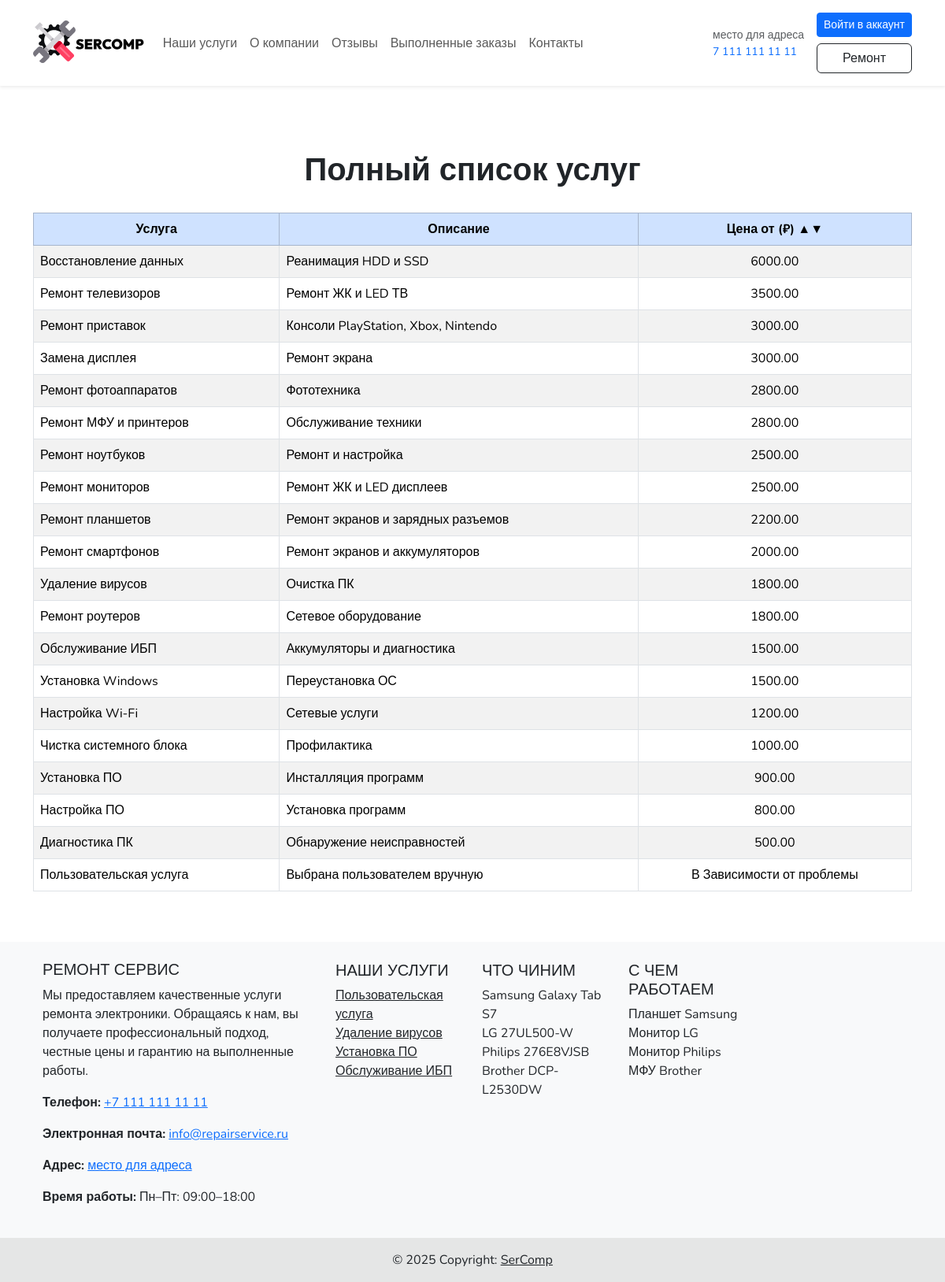
/our-service/service-list.php, run on the app's committed database.
### tables this page shows
CREATE TABLE IF NOT EXISTS `Service` (
  `Id` INT NOT NULL AUTO_INCREMENT,
  `Name` VARCHAR(55) NOT NULL,
  `Price` DECIMAL(10,2) NOT NULL,
  `About` VARCHAR(100) NOT NULL,
  `Short_desc` VARCHAR(255) NOT NULL,
  `Full_desc` TEXT NOT NULL,
  PRIMARY KEY (`Id`)
);

CREATE TABLE IF NOT EXISTS `Model` (
  `Id` INT NOT NULL AUTO_INCREMENT,
  `Name` VARCHAR(55) NOT NULL,
  `Year` YEAR NOT NULL,
  PRIMARY KEY (`Id`)
);

CREATE TABLE IF NOT EXISTS `Device` (
  `Id` INT NOT NULL AUTO_INCREMENT,
  `Name` VARCHAR(55) NOT NULL,
  `Description` TEXT NOT NULL,
  `Model_id` INT DEFAULT NULL,
  `Serial_num` VARCHAR(55) NOT NULL,
  PRIMARY KEY (`Id`),
  KEY `Model_id` (`Model_id`),
  CONSTRAINT `Device_ibfk_1` FOREIGN KEY (`Model_id`) REFERENCES `Model` (`Id`)
);

### our-service/service-list.php (the view, shortened to what this page needs)
<?php include __DIR__ . '/../include/header.php'; ?>
<?php include __DIR__ . '/../include/message.php'; ?>
<body>
<section class="py-5">
  <div class="container">
    <h1 class="text-center section-title">Полный список услуг</h1>
    <div class="table-responsive">
      <table class="table table-striped table-bordered align-middle" id="serviceTable">
        <thead class="table-primary text-center">
          <tr>
            <th style="min-width: 180px;">Услуга</th>
            <th>Описание</th>
            <th id="priceHeader" style="min-width: 120px; cursor: pointer;">Цена от (₽) ▲▼</th>
          </tr>
        </thead>
        <tbody>
          <?php
          try {
              $stmt = $pdo->query("SELECT Name, About, Price FROM Service ORDER BY Price DESC");
              if ($stmt && $stmt->rowCount() > 0) {
                  foreach ($stmt as $row) {
                      echo "<tr>";
                      echo "<td>" . htmlspecialchars($row['Name']) . "</td>";
                      echo "<td>" . htmlspecialchars($row['About']) . "</td>";
                      echo "<td class='text-center'>" .
                          htmlspecialchars($row['Name'] == "Пользовательская услуга" ? "В Зависимости от проблемы" : $row['Price']) .
                          "</td>";
                      echo "</tr>";
                  }
              } else {
                  echo "<tr><td colspan='3' class='text-center'>Услуги не найдены.</td></tr>";
              }
          } catch (PDOException $e) {
              echo "<tr><td colspan='3' class='text-danger text-center'>Ошибка загрузки данных: " . htmlspecialchars($e->getMessage()) . "</td></tr>";
          }
          ?>
        </tbody>
      </table>
    </div>
  </div>
</section>
<?php include __DIR__ . '/../include/footer.php'; ?>

### include/footer.php (shortened to what this page needs)
<?php
$query_services = $pdo->prepare("SELECT Id, Name FROM Service ORDER BY Id DESC LIMIT 4");
$query_services->execute();
$services = $query_services->fetchAll(PDO::FETCH_ASSOC);
$query_models = $pdo->prepare("SELECT Id, Name FROM Model ORDER BY Id DESC LIMIT 4");
$query_models->execute();
$models = $query_models->fetchAll(PDO::FETCH_ASSOC);
$query_devices = $pdo->prepare("SELECT Id, Name FROM Device ORDER BY Id DESC LIMIT 4");
$query_devices->execute();
$devices = $query_devices->fetchAll(PDO::FETCH_ASSOC);
?>
<footer class="footer bg-light text-center text-lg-start">
    <div class="container p-4">
        <div class="row">
            <div class="col-lg-4 col-md-6 mb-4 mb-md-0">
                <h5 class="text-uppercase mooli-regular">Ремонт Сервис</h5>
                <p>
                    Мы предоставляем качественные услуги ремонта электроники. Обращаясь к нам, вы получаете профессиональный подход, честные цены и гарантию на выполненные работы.
                </p>
                <p><strong>Телефон:</strong> <a href="tel:+71111111111">+7 111 111 11 11</a></p>
                <p><strong>Электронная почта:</strong> <a href="mailto:info@repairservice.ru">info@repairservice.ru</a></p>
                <p><strong>Адрес:</strong> <a href="https://yandex.ru/maps/?text=запрос к яндексу" target="_blank">место для адреса</a></p>
                <p><strong>Время работы:</strong> Пн–Пт: 09:00–18:00</p>
            </div>
            <div class="col-lg-2 col-md-6 mb-4 mb-md-0">
                <h5 class="text-uppercase comfortaa-regular">Наши услуги</h5>
                <ul class="list-unstyled mb-0">
                    <?php
                    foreach ($services as $service) {
                        echo "<li><a href='$base_url/our-service/' class='text-dark'>{$service['Name']}</a></li>";
                    }
                    ?>
                </ul>
            </div>
            <div class="col-lg-2 col-md-6 mb-4 mb-md-0">
                <h5 class="text-uppercase comfortaa-regular">Что чиним</h5>
                <ul class="list-unstyled mb-0">
                    <?php
                    foreach ($models as $model) {
                        echo "<li class='text-dark'>{$model['Name']}</a></li>";
                    }
                    ?>
                </ul>
            </div>
            <div class="col-lg-2 col-md-6 mb-4 mb-md-0">
                <h5 class="text-uppercase comfortaa-regular">С чем работаем</h5>
                <ul class="list-unstyled mb-0">
                    <?php
                    foreach ($devices as $device) {
                        echo "<li class='text-dark'>{$device['Name']}</a></li>";
                    }
                    ?>
                </ul>
            </div>
        </div>
    </div>
    <div class="text-center p-3" style="background-color: rgba(0, 0, 0, 0.08);">
        © 2025 Copyright:
        <a class="text-dark" href="<?= $base_url ?>">SerComp</a>
    </div>
</footer>
</body>

### static/css/header.css (style rules this page uses)
body { padding-top: 5% !important; }
html, body { font-family: "Nunito", sans-serif; font-weight: 400; font-style: normal; font-optical-sizing: auto; }
.comfortaa-regular { font-family: "Comfortaa", sans-serif; font-optical-sizing: auto; font-weight: 400; font-style: normal; }
@media only screen and (min-width: 600px) { body { padding-top: 15% !important; } }
@media only screen and (min-width: 768px) { body { padding-top: 10% !important; } }
@media only screen and (min-width: 992px) { body { padding-top: 10% !important; } }
@media only screen and (min-width: 1200px) { body { padding-top: 12% !important; } }
body { transition: background-color 0.4s, color 0.4s; }

### our-service/service-list.php (style rules this page uses)
.section-title { font-weight: 700; margin-bottom: 30px; }

### data on the page
service: Name "Восстановление данных", About "Реанимация HDD и SSD", Price "6000.00"
service: Name "Ремонт телевизоров", About "Ремонт ЖК и LED ТВ", Price "3500.00"
service: Name "Ремонт приставок", About "Консоли PlayStation, Xbox, Nintendo", Price "3000.00"
service: Name "Замена дисплея", About "Ремонт экрана", Price "3000.00"
service: Name "Ремонт фотоаппаратов", About "Фототехника", Price "2800.00"
service: Name "Ремонт МФУ и принтеров", About "Обслуживание техники", Price "2800.00"
service: Name "Ремонт ноутбуков", About "Ремонт и настройка", Price "2500.00"
service: Name "Ремонт мониторов", About "Ремонт ЖК и LED дисплеев", Price "2500.00"
service: Name "Ремонт планшетов", About "Ремонт экранов и зарядных разъемов", Price "2200.00"
service: Name "Ремонт смартфонов", About "Ремонт экранов и аккумуляторов", Price "2000.00"
service: Name "Удаление вирусов", About "Очистка ПК", Price "1800.00"
service: Name "Ремонт роутеров", About "Сетевое оборудование", Price "1800.00"
service: Name "Обслуживание ИБП", About "Аккумуляторы и диагностика", Price "1500.00"
service: Name "Установка Windows", About "Переустановка ОС", Price "1500.00"
service: Name "Настройка Wi-Fi", About "Сетевые услуги", Price "1200.00"
service: Name "Чистка системного блока", About "Профилактика", Price "1000.00"
service: Name "Установка ПО", About "Инсталляция программ", Price "900.00"
service: Name "Настройка ПО", About "Установка программ", Price "800.00"
service: Name "Диагностика ПК", About "Обнаружение неисправностей", Price "500.00"
service: Name "Пользовательская услуга", About "Выбрана пользователем вручную", Name "В Зависимости от проблемы"
model: Name "Samsung Galaxy Tab S7"
model: Name "LG 27UL500-W"
model: Name "Philips 276E8VJSB"
model: Name "Brother DCP-L2530DW"
device: Name "Планшет Samsung"
device: Name "Монитор LG"
device: Name "Монитор Philips"
device: Name "МФУ Brother"
